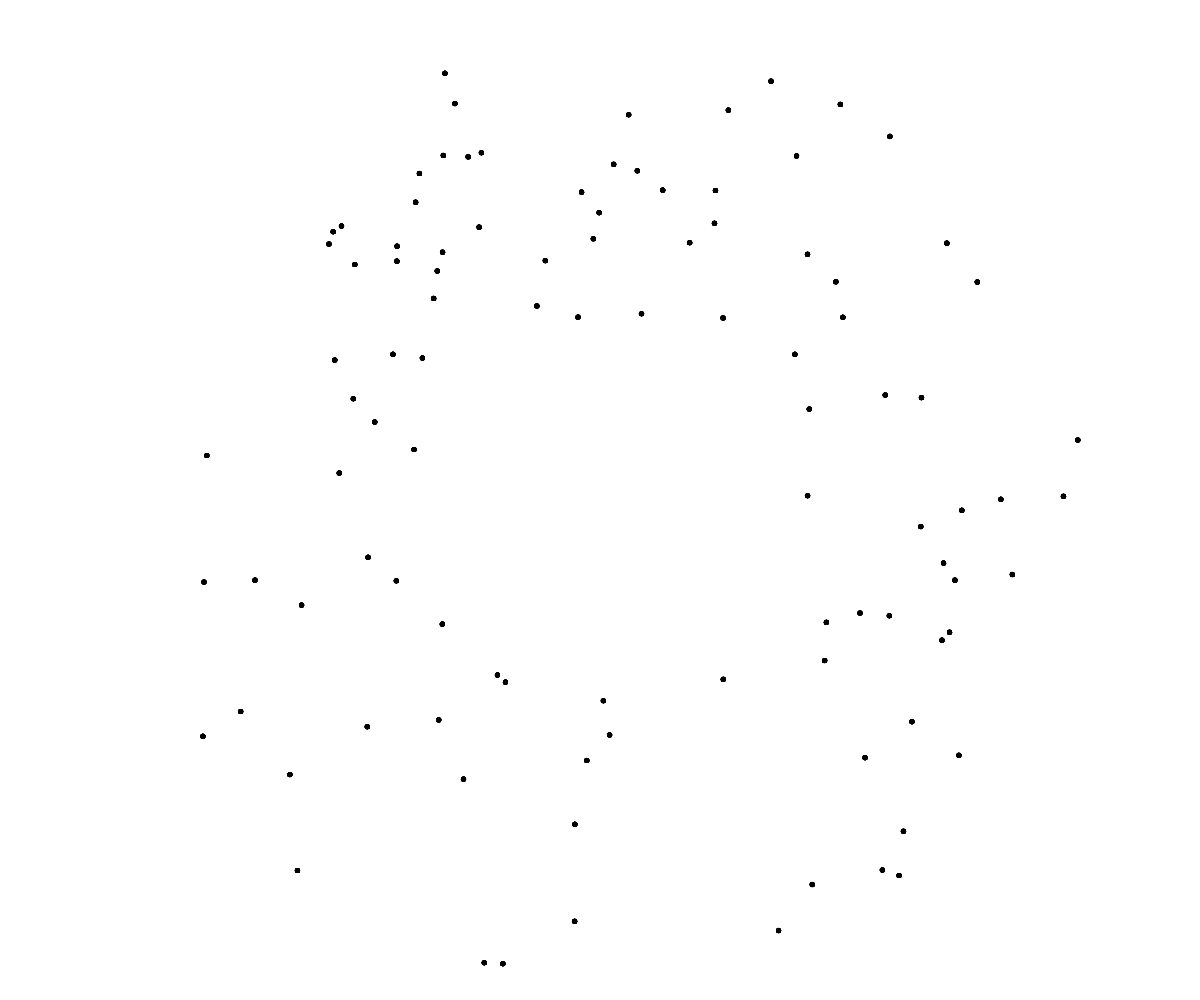
Frame 1 (no input)
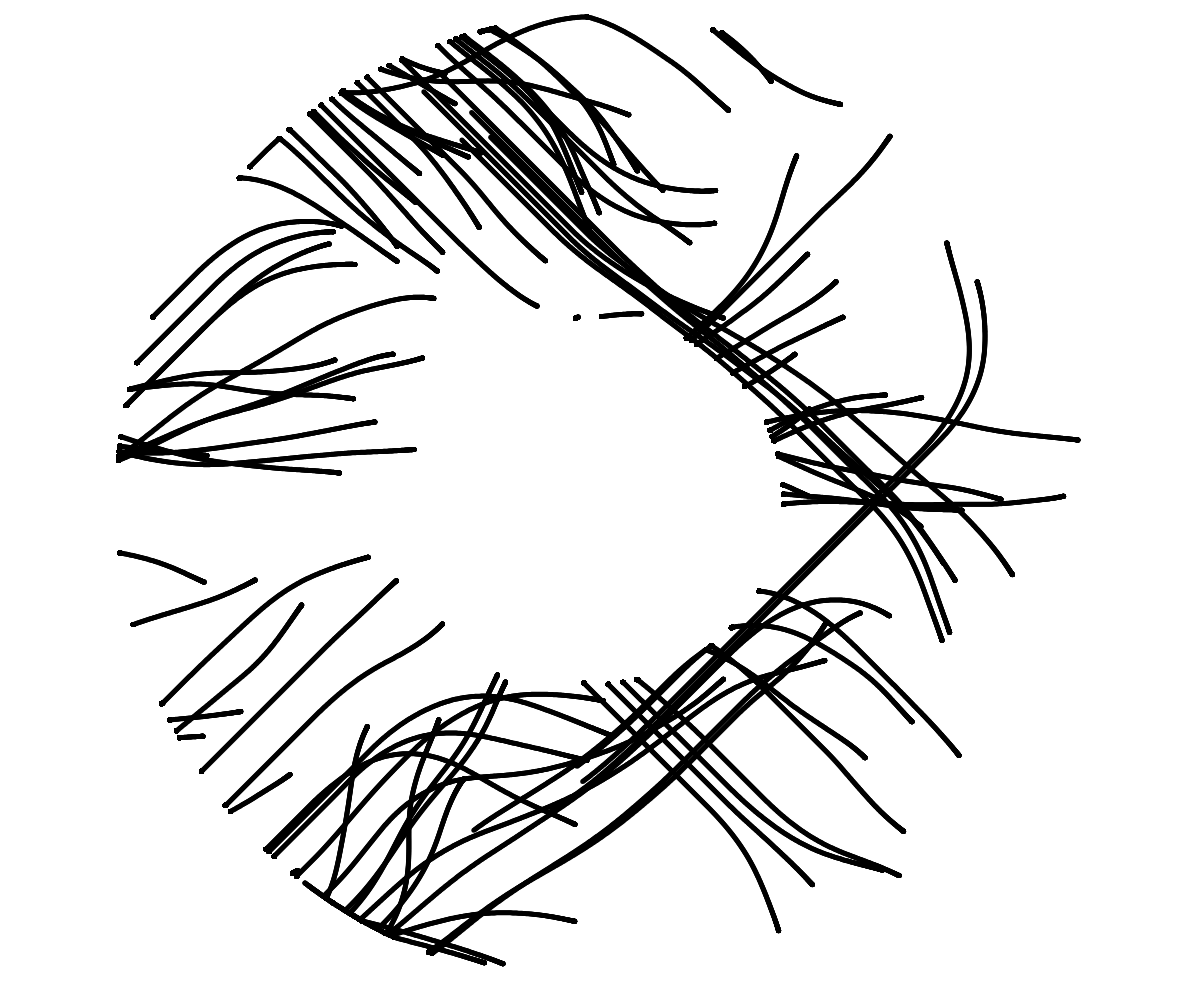
Frame 60 (no input)
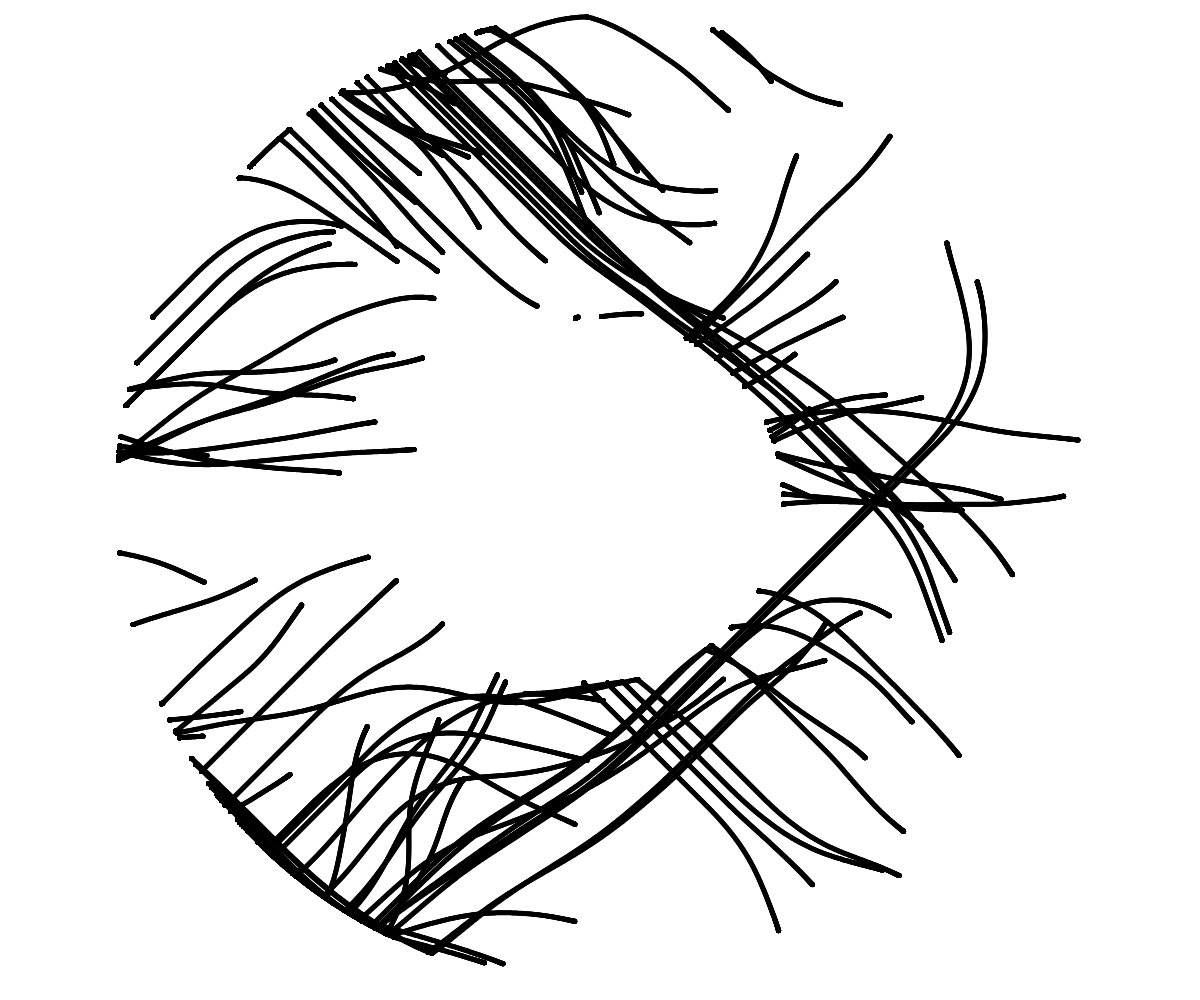
Frame 120 (the mouse pressed at the canvas centre since frame 60)

The p5.js sketch that drew these frames (run headless with seeded random() and noise() and a simulated clock; from frame 60 on, the mouse is pressed at the canvas centre):

// p5.js sketch
// ── sketch.js
const numAgents = 100;
const agentMaxSpeed = 1;
const animSpeed = 1000;
const agentAcc = .01;
const agentSize = 5;
let agents = [];
let xo,yo,r;
const rmod = 150;
let minRSq,maxRSq;
function setup() {
  createCanvas(innerWidth, innerHeight);
  xo = width/2;
  yo = height/2;
  r = min(width,height)/3;
  const minr = r-rmod;
  const maxr = r+rmod;
  minRSq = pow(minr,2);
  maxRSq = pow(maxr,2);
  for(let i=0;i<numAgents;i++) {
    const a = random(TWO_PI);
    const agentr = random(minr,maxr);
    agents.push({x:xo+agentr*cos(a),y:yo+agentr*sin(a),vx:0,vy:0});
  }
  noStroke();
  fill(0);
  background(255);
}

function draw() {
  //background(255);
  for(let i=0;i<animSpeed/agents.length;i++) {
    for(const agent of agents) {
      const {x,y,vx,vy} = agent;
      circle(x,y,agentSize);
      const a = noise(x*.005,y*.005,frameCount*.005)*TWO_PI;
      agent.x += vx;
      agent.y += vy;
      agent.vx = constrain(vx+agentAcc*cos(a),-agentMaxSpeed,agentMaxSpeed);
      agent.vy = constrain(vy+agentAcc*sin(a),-agentMaxSpeed,agentMaxSpeed);
      const distSq = pow(agent.x-xo,2)+pow(agent.y-yo,2);
      if(distSq<minRSq || distSq>maxRSq) {
        agent.x = x;
        agent.y = y;
      }
    }
  }
}
